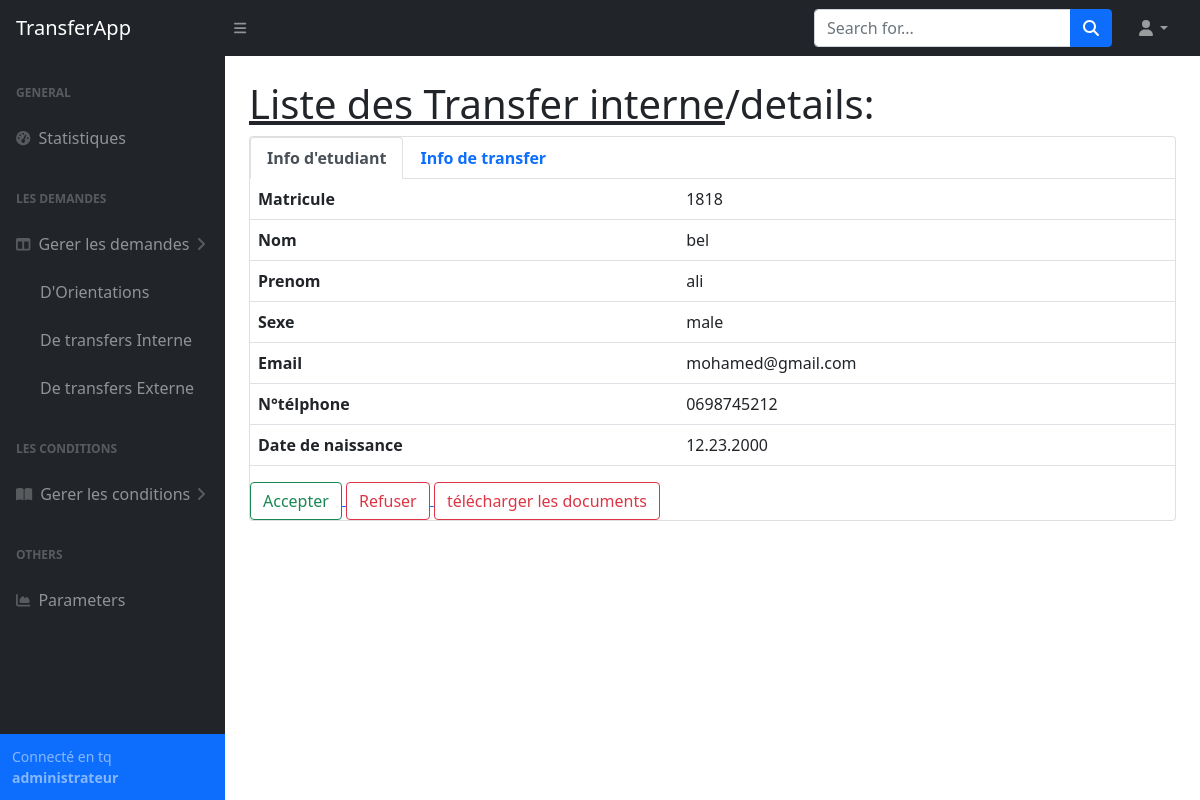
The page /admin/demande_details/1/ (signed in) on the database as committed earlier.
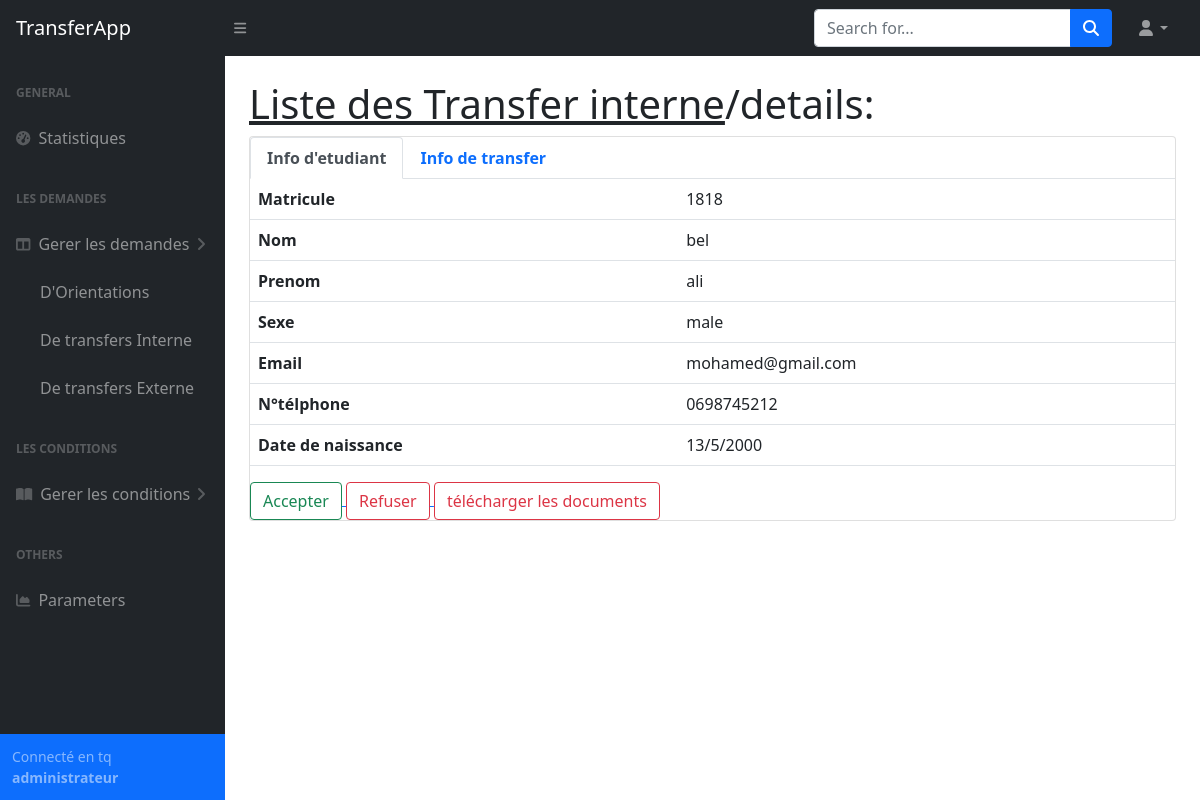
The same page on the database as committed later.
### tables this page shows
CREATE TABLE "etudiant" (
	"matricule"	INTEGER NOT NULL,
	"email"	TEXT NOT NULL,
	"password"	TEXT NOT NULL,
	"nom"	TEXT NOT NULL,
	"prenom"	TEXT NOT NULL,
	"telephone"	TEXT NOT NULL,
	"sexe"	TEXT NOT NULL,
	"date_naissance"	TEXT NOT NULL,
	PRIMARY KEY("matricule")
);

### App.py (the view)
@app.route('/admin/demande_details/<id_transfer>/')
def transferInterneDetails(id_transfer):
    if session.get("email") != None:
        id_transfer = int(id_transfer)
        transferInfo = db.getTransferRequest(id_transfer)
        matricule = transferInfo['matricule']
        StudentInfo = db.getStudentInfo(matricule)
        db.closeConnection()
        return render_template('admin/demande_details.html', transferInfo = transferInfo, StudentInfo = StudentInfo)
    return redirect(url_for('login'))

### database_api.py (called while the page is built)
def closeConnection():
    print("closing connection...")
    con.close

def getTransferRequest(id_transfer:int):
    try:
        cursor.execute('select * from transfer_request where id_transfer=:id_transfer',{'id_transfer':id_transfer})
    except Error as e:
        print(e)
        return None
    else:
        res = cursor.fetchone()
        transferRequest = {
            'matricule':res[0],
            'transfer_id':res[1],
            'moyen_bac':res[2],
            'filiere_bac':res[3],
            'niveau_etude':res[4],
            'date_premier_insc':res[5],
            'formation':res[6],
            'univ_origin':res[7],
            'conge_academic':res[8],
            'etat':res[9],
            'choix1':res[10],
            'choix2':res[11],
            'choix3':res[12],
            'choix4':res[13],
        }
        return transferRequest

def getStudentInfo(matricule):
    try:
        cursor.execute('select * from etudiant where matricule=:matricule',{'matricule':matricule})
    except Error as e:
        print(e)
        return None
    else:
        res = cursor.fetchone()
        return res

### templates/admin/demande_details.html (shortened to what this page needs)
{% extends "admin/base.html" %}
{% block content %}
<main>
    <div class="container-fluid px-4">
        <h1 class="mt-4"><a class="link-dark" href="#">Liste des Transfer interne</a>/details:</h1>
        <div class="card mb-4">
            <ul class="nav nav-tabs" id="myTab" role="tablist">
                <li class="nav-item" role="presentation">
                  <button class="nav-link active" id="etudiant-tab" data-bs-toggle="tab" data-bs-target="#etudiant" type="button" role="tab" aria-controls="etudiant" aria-selected="true"><b>Info d'etudiant</b></button>
                </li>
                <li class="nav-item" role="presentation">
                  <button class="nav-link" id="profile-tab" data-bs-toggle="tab" data-bs-target="#profile" type="button" role="tab" aria-controls="profile" aria-selected="false"><b>Info de transfer</b></button>
                </li>
            </ul>
            <div class="tab-content" id="myTabContent">
                <div class="tab-pane fade show active" id="etudiant" role="tabpanel" aria-labelledby="etudiant-tab">
                    <table class="table">
                        <tbody>
                            <tr>
                                <td><b>Matricule</b></td>
                                <td>{{StudentInfo[0]}}</td>
                            </tr>
                            <tr>
                                <td><b>Nom</b></td>
                                <td>{{StudentInfo[3]}}</td>
                            </tr>
                            <tr>
                                <td><b>Prenom</b></td>
                                <td>{{StudentInfo[4]}}</td>
                            </tr>
                            <tr>
                                <td><b>Sexe</b></td>
                                <td>{{StudentInfo[6]}}</td>
                            </tr>
                            <tr>
                                <td><b>Email</b></td>
                                <td>{{StudentInfo[1]}}</td>
                            </tr>
                            <tr>
                                <td><b>N°télphone</b></td>
                                <td>{{StudentInfo[5]}}</td>
                            </tr>
                            <tr>
                                <td><b>Date de naissance</b></td>
                                <td>{{StudentInfo[7]}}</td>
                            </tr>
                        </tbody>
                      </table>
                </div>
            </div>
            <div class="d-grid gap-2 d-md-block">
                <a href="{{url_for('updateTransferEtat', matricule = transferInfo['matricule'], State = 'accepter')}}">
                    <button type="button" class="btn btn-outline-success">Accepter</button>
                </a>
                <a href="{{url_for('updateTransferEtat', matricule = transferInfo['matricule'], State = 'refuser')}}">
                    <button type="button" class="btn btn-outline-danger">Refuser</button>
                </a>
                <a href="{{url_for('downloadDocs', matricule = transferInfo['matricule'])}}">
                    <button type="button" class="btn btn-outline-danger">télécharger les documents</button>
                </a>
            </div>
        </div>
    </div>
</main>
{% endblock content %}

### templates/admin/base.html (shortened to what this page needs)
<!DOCTYPE html>
<html>
<head>
    <link rel="stylesheet" href="https://cdn.jsdelivr.net/npm/litepicker/dist/css/litepicker.css"/>
    <link href="https://cdn.jsdelivr.net/npm/bootstrap@5.1.3/dist/css/bootstrap.min.css" rel="stylesheet">
    <link href="{{url_for('static',filename='styles.css')}}" rel="stylesheet"></link>
</head>
<body class="sb-nav-fixed">
    {% block navbar %}
    <nav class="sb-topnav navbar navbar-expand navbar-dark bg-dark">
        <a class="navbar-brand ps-3" href="#">TransferApp</a>
        <button class="btn btn-link btn-sm order-1 order-lg-0 me-4 me-lg-0" id="sidebarToggle" href="#!"><i class="fas fa-bars"></i></button>
        <form class="d-none d-md-inline-block form-inline ms-auto me-0 me-md-3 my-2 my-md-0">
            <div class="input-group">
                <input class="form-control" type="text" placeholder="Search for..." aria-label="Search for..." aria-describedby="btnNavbarSearch" />
                <button class="btn btn-primary" id="btnNavbarSearch" type="button"><i class="fas fa-search"></i></button>
            </div>
        </form>
        <ul class="navbar-nav ms-auto ms-md-0 me-3 me-lg-4">
            <li class="nav-item dropdown">
                <a class="nav-link dropdown-toggle" id="navbarDropdown" href="#" role="button" data-bs-toggle="dropdown" aria-expanded="false"><i class="fas fa-user fa-fw"></i></a>
            </li>
        </ul>
    </nav>
    {% endblock navbar%}
    {% block sidebar %}
    <div id="layoutSidenav">
        <div id="layoutSidenav_nav">
            <nav class="sb-sidenav accordion sb-sidenav-dark" id="sidenavAccordion">
                <div class="sb-sidenav-menu">
                    <div class="nav">
                        <div class="sb-sidenav-menu-heading">General</div>
                        <a class="nav-link {% if request.path == '/admin' %} active {% endif %}" href="/admin">
                            <div class="sb-nav-link-icon"><i class="fas fa-tachometer-alt"></i></div>
                            Statistiques
                        </a>
                        <div class="sb-sidenav-menu-heading">Les demandes</div>
                        <a class="nav-link collapsed " href="#" data-bs-toggle="collapse" data-bs-target="#collapseLayouts" aria-expanded="false" aria-controls="collapseLayouts">
                            <div class="sb-nav-link-icon"><i class="fas fa-columns"></i></div>
                            Gerer les demandes
                            <div class="sb-sidenav-collapse-arrow"><i class="fas fa-angle-down"></i></div>
                        </a>
                        <div class="collapse show" id="collapseLayouts" aria-labelledby="headingOne" data-bs-parent="#sidenavAccordion">
                            <nav class="sb-sidenav-menu-nested nav">
                                <a class="nav-link {% if request.path =='/admin/orientations'%} active {% endif %}" href="{{url_for('orientations')}}">D'Orientations</a>
                                <a class="nav-link {% if request.path =='/admin/transfer_interne'%} active {% endif %}" href="{{url_for('transferInterne')}}">De transfers Interne</a>
                                <a class="nav-link {% if request.path =='/admin/transfer_interne/details'%} active {% endif %}" href="{{url_for('transferExterne')}}">De transfers Externe</a>
                            </nav>
                        </div>
                        <div class="sb-sidenav-menu-heading">Les conditions</div>
                        <a class="nav-link collapsed" href="#" data-bs-toggle="collapse" data-bs-target="#collapsePages" aria-expanded="false" aria-controls="collapsePages">
                            <div class="sb-nav-link-icon"><i class="fas fa-book-open"></i></div>
                            Gerer les conditions
                            <div class="sb-sidenav-collapse-arrow"><i class="fas fa-angle-down"></i></div>
                        </a>
                        <div class="sb-sidenav-menu-heading">Others</div>
                        <a class="nav-link" href="/admin/parametres">
                            <div class="sb-nav-link-icon"><i class="fas fa-chart-area"></i></div>
                            Parameters
                        </a>
                    </div>
                </div>
                <div class="sb-sidenav-footer bg-primary">
                    <div class="small">Connecté en tq <b>administrateur</b></div>
                </div>
            </nav>
        </div>
        <div id="layoutSidenav_content">
            {% block content %}{% endblock content %}
        </div>
    </div>
    {% endblock sidebar %}
</body>
</html>

Rows that differ between the two databases and show on the page:
changed etudiant "bel": date_naissance "12.23.2000" → "13/5/2000"
